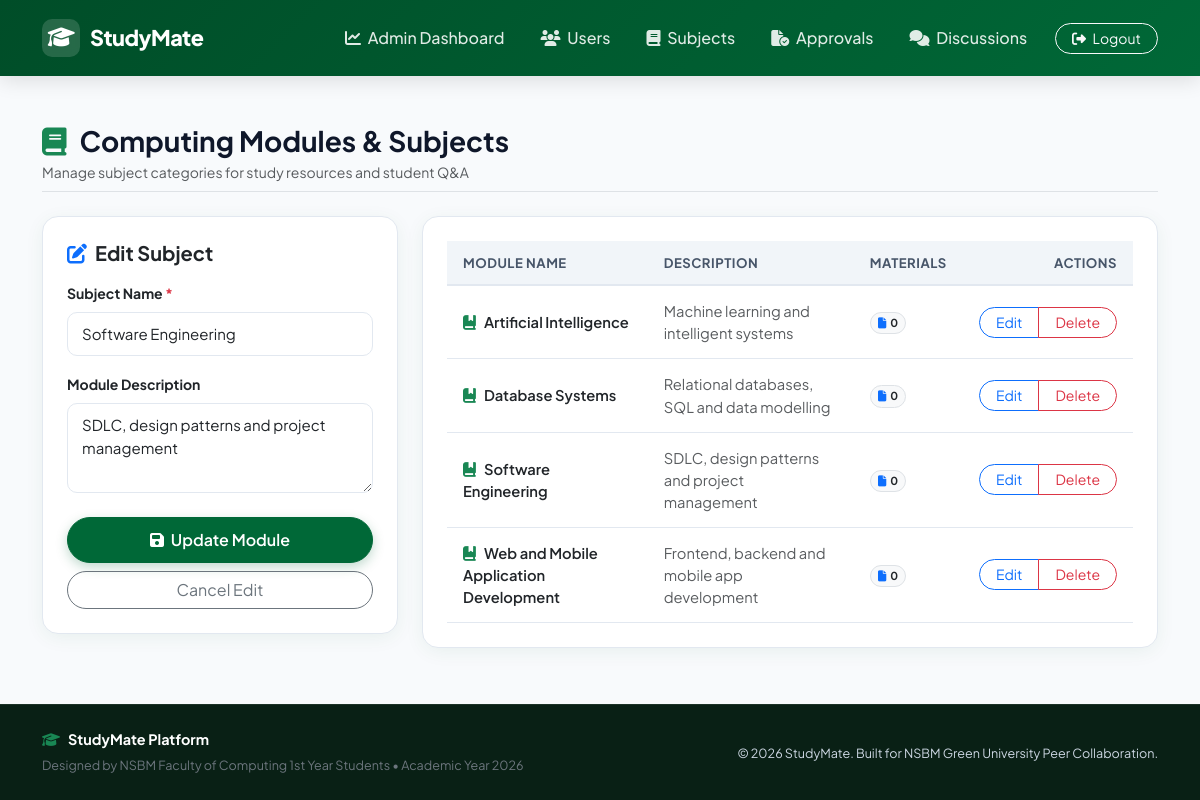
The app's page /admin/manage_subjects.php?action=edit&id=3 (signed in) with its own data.
### tables this page shows
CREATE TABLE subjects (
    subject_id INT AUTO_INCREMENT PRIMARY KEY,
    subject_name VARCHAR(100) NOT NULL,
    description VARCHAR(255),
    created_at TIMESTAMP DEFAULT CURRENT_TIMESTAMP
);

### admin/manage_subjects.php (the view, shortened to what this page needs)
<?php
require_once __DIR__ . '/../config/db.php';
$editSubject = null;
if (isset($_GET['action'], $_GET['id']) && $_GET['action'] === 'edit') {
    $id = (int)$_GET['id'];
    $res = $conn->query("SELECT * FROM subjects WHERE subject_id=$id");
    $editSubject = $res->fetch_assoc();
}
$subjects = $conn->query("SELECT s.*, (SELECT COUNT(*) FROM materials m WHERE m.subject_id = s.subject_id) AS material_count FROM subjects s ORDER BY s.subject_name");
include __DIR__ . '/../includes/header.php';
?>
<div class="d-flex align-items-center justify-content-between mb-4 pb-2 border-bottom">
  <div>
    <h3 class="fw-bold mb-1"><i class="fa-solid fa-book text-success me-2"></i> Computing Modules &amp; Subjects</h3>
    <p class="text-muted small mb-0">Manage subject categories for study resources and student Q&amp;A</p>
  </div>
</div>
<div class="row g-4">
  <div class="col-lg-4">
    <div class="card card-sm p-4">
      <h5 class="fw-bold mb-3"><i class="fa-solid fa-pen-to-square text-primary me-2"></i><?php echo $editSubject ? 'Edit Subject' : 'Add Subject Module'; ?></h5>
      <form method="POST">
        <div class="mb-3">
          <label class="form-label small fw-bold">Subject Name <span class="text-danger">*</span></label>
          <input type="text" name="subject_name" class="form-control" placeholder="e.g. Data Structures &amp; Algorithms" required
                 value="<?php echo $editSubject ? htmlspecialchars($editSubject['subject_name']) : ''; ?>">
        </div>
        <div class="mb-4">
          <label class="form-label small fw-bold">Module Description</label>
          <textarea name="description" class="form-control" rows="3" placeholder="Brief outline of module content..."><?php echo $editSubject ? htmlspecialchars($editSubject['description']) : ''; ?></textarea>
        </div>
        <button type="submit" class="btn btn-sm-primary w-100 rounded-pill mb-2"><i class="fa-solid fa-save me-1"></i> <?php echo $editSubject ? 'Update Module' : 'Add Module'; ?></button>
        <?php if ($editSubject): ?>
          <a href="manage_subjects.php" class="btn btn-outline-secondary w-100 rounded-pill">Cancel Edit</a>
        <?php endif; ?>
      </form>
    </div>
  </div>
  <div class="col-lg-8">
    <div class="card card-sm p-4">
      <div class="table-responsive">
        <table class="table table-custom">
          <thead>
            <tr>
              <th>Module Name</th>
              <th>Description</th>
              <th>Materials</th>
              <th class="text-end">Actions</th>
            </tr>
          </thead>
          <tbody>
          <?php while ($s = $subjects->fetch_assoc()): ?>
            <tr>
              <td class="fw-semibold text-dark"><i class="fa-solid fa-book-bookmark text-success me-2"></i><?php echo htmlspecialchars($s['subject_name']); ?></td>
              <td class="text-muted small"><?php echo htmlspecialchars($s['description']); ?></td>
              <td><span class="badge bg-light text-dark border px-2.5 py-1 rounded-pill"><i class="fa-solid fa-file me-1 text-primary"></i><?php echo $s['material_count']; ?></span></td>
              <td class="text-end">
                <div class="btn-group">
                  <a href="?action=edit&id=<?php echo $s['subject_id']; ?>" class="btn btn-sm btn-outline-primary rounded-start-pill px-3">Edit</a>
                  <a href="?action=delete&id=<?php echo $s['subject_id']; ?>" class="btn btn-sm btn-outline-danger rounded-end-pill px-3" onclick="return confirm('Are you sure you want to delete this subject module?');">Delete</a>
                </div>
              </td>
            </tr>
          <?php endwhile; ?>
          </tbody>
        </table>
      </div>
    </div>
  </div>
</div>
<?php include __DIR__ . '/../includes/footer.php'; ?>

### assets/css/style.css (style rules this page uses)
:root { --sm-primary: #006837; --sm-primary-dark: #004d28; --sm-primary-light: #e6f4ed; --sm-accent: #f59e0b; --sm-accent-hover: #d97706; --sm-dark: #0f172a; --sm-slate: #475569; --sm-bg: #f8fafc; --sm-card-bg: #ffffff; --sm-border: #e2e8f0; --sm-shadow-sm: 0 1px 3px rgba(0, 0, 0, 0.05); --sm-shadow: 0 4px 20px -2px rgba(0, 104, 55, 0.08); --sm-shadow-lg: 0 10px 30px -5px rgba(0, 104, 55, 0.12); --sm-radius: 16px; --sm-radius-sm: 10px; }
body { background-color: var(--sm-bg); font-family: 'Plus Jakarta Sans', -apple-system, BlinkMacSystemFont, Segoe UI, Roboto, sans-serif; color: var(--sm-dark); min-height: 100vh; display: flex; flex-direction: column; -webkit-font-smoothing: antialiased; }
.card-sm { background: var(--sm-card-bg); border: 1px solid var(--sm-border); border-radius: var(--sm-radius); box-shadow: var(--sm-shadow); transition: all 0.25s cubic-bezier(0.4, 0, 0.2, 1); }
.btn-sm-primary { background-color: var(--sm-primary); border-color: var(--sm-primary); color: #ffffff; font-weight: 600; padding: 10px 22px; border-radius: 10px; transition: all 0.2s ease; box-shadow: 0 4px 12px rgba(0, 104, 55, 0.25); }
.form-control, .form-select { border-radius: 10px; border: 1.5px solid var(--sm-border); padding: 10px 14px; font-size: 0.94rem; transition: all 0.2s ease; }
.table-custom { margin-bottom: 0; }
.table-custom th { background-color: #f1f5f9; color: var(--sm-slate); font-weight: 700; font-size: 0.82rem; text-transform: uppercase; letter-spacing: 0.5px; padding: 12px 16px; border-bottom: 2px solid var(--sm-border); }
.table-custom td { padding: 14px 16px; vertical-align: middle; border-bottom: 1px solid var(--sm-border); font-size: 0.92rem; }

### records on screen
subjects: subject_name "Software Engineering", description "SDLC, design patterns and project management", material_count "0"
subjects: subject_name "Artificial Intelligence", description "Machine learning and intelligent systems", material_count "0"
subjects: subject_name "Database Systems", description "Relational databases, SQL and data modelling", material_count "0"
subjects: subject_name "Web and Mobile Application Development", description "Frontend, backend and mobile app development", material_count "0"
